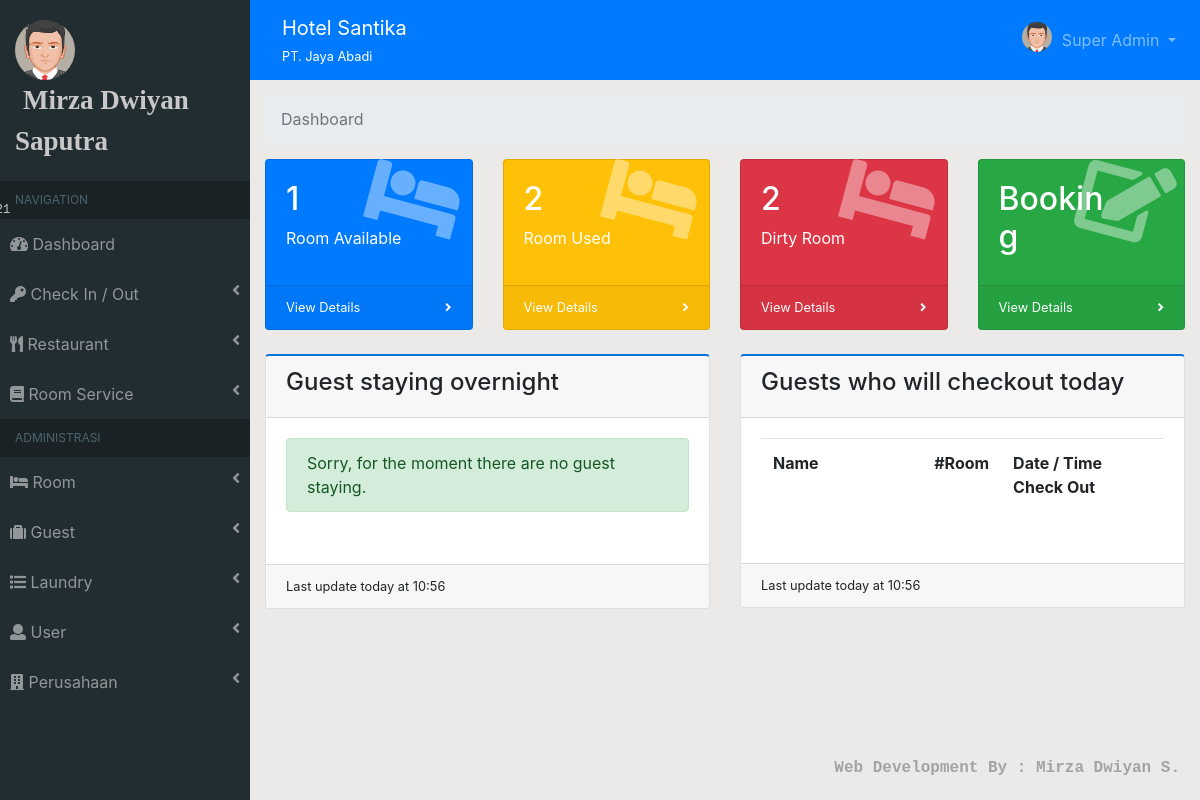
The page / (signed in) on the database as committed earlier.
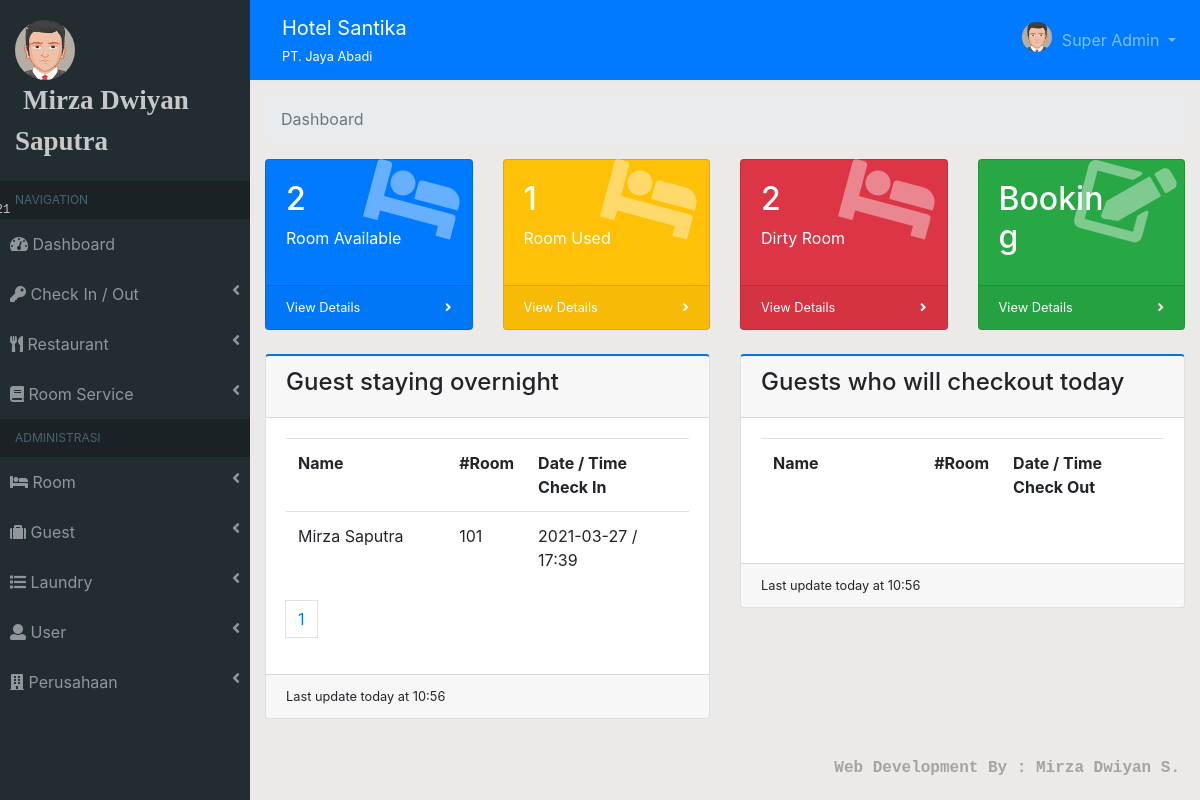
The same page on the database as committed later.
### tables this page shows
CREATE TABLE `user` (
  `id_user` int(11) NOT NULL,
  `nama_user` text NOT NULL,
  `image` varchar(50) NOT NULL,
  `username` varchar(30) NOT NULL,
  `password` varchar(50) NOT NULL,
  `level` varchar(30) NOT NULL,
  `no_telp` varchar(20) NOT NULL,
  `status` varchar(30) NOT NULL
);

CREATE TABLE `perusahaan` (
  `id_perusahaan` int(11) NOT NULL,
  `nama_hotel` text NOT NULL,
  `nama_perusahaan` text NOT NULL,
  `jalan` varchar(50) NOT NULL,
  `no_jalan` varchar(10) NOT NULL,
  `kecamatan` char(100) NOT NULL,
  `kabupaten` char(100) NOT NULL,
  `provinsi` char(100) NOT NULL,
  `no_telp` varchar(20) NOT NULL,
  `no_fax` varchar(20) NOT NULL,
  `website` varchar(100) NOT NULL,
  `email` varchar(100) NOT NULL,
  `logo` varchar(200) NOT NULL
);

CREATE TABLE `transaksi_kamar` (
  `id_transaksi_kamar` varchar(11) NOT NULL,
  `no_invoice` varchar(20) NOT NULL,
  `tanggal` date NOT NULL,
  `id_tamu` varchar(11) NOT NULL,
  `id_kamar` int(11) DEFAULT NULL,
  `jumlah_dewasa` varchar(10) DEFAULT NULL,
  `jumlah_anak` varchar(10) DEFAULT NULL,
  `tgl_checkin` date NOT NULL,
  `waktu_checkin` varchar(20) NOT NULL,
  `tgl_checkout` date NOT NULL,
  `waktu_checkout` varchar(20) NOT NULL,
  `total_biaya_kamar` varchar(20) NOT NULL,
  `bayar` varchar(30) NOT NULL,
  `diskon` int(11) NOT NULL,
  `deposit` varchar(20) NOT NULL,
  `surcharge` varchar(30) NOT NULL,
  `total` int(11) NOT NULL,
  `metode_pembayaran` varchar(100) NOT NULL,
  `metode_deposit` varchar(200) NOT NULL,
  `status` varchar(50) NOT NULL
);

CREATE TABLE `tamu` (
  `id_tamu` varchar(11) NOT NULL,
  `prefix` char(20) NOT NULL,
  `nama_depan` varchar(100) NOT NULL,
  `nama_belakang` varchar(100) NOT NULL,
  `tipe_identitas` varchar(50) NOT NULL,
  `no_identitas` varchar(30) NOT NULL,
  `warga_negara` varchar(30) NOT NULL,
  `jalan` varchar(50) NOT NULL,
  `no_jalan` varchar(10) NOT NULL,
  `kabupaten` char(50) NOT NULL,
  `provinsi` char(50) NOT NULL,
  `no_telp` varchar(30) NOT NULL
);

CREATE TABLE `kamar` (
  `id_kamar` int(11) NOT NULL,
  `no_kamar` varchar(50) NOT NULL,
  `id_tipe_kamar` varchar(11) NOT NULL,
  `max_dewasa` varchar(10) NOT NULL,
  `max_anak` varchar(10) NOT NULL,
  `status` varchar(50) NOT NULL
);

### template/module/dashboard.php (the view, shortened to what this page needs)
<?php
$per_hal = 5;
$jumlah = mysqli_query($conn, "SELECT * FROM transaksi_kamar WHERE status='check in'");
$jumlah = mysqli_num_rows($jumlah);
$halaman = ceil($jumlah / $per_hal);
$page = (isset($_GET['page'])) ? (int)$_GET['page'] : 1;
$start = ($page - 1) * $per_hal;
?>
<div class="container-fluid">
        <ol class="breadcrumb">
            <li class="breadcrumb-item active">Dashboard</li>
        </ol>
        <div class="row">
            <div class="col-xl-3 col-sm-6 mb-4">
                <div class="card text-white bg-primary o-hidden h-100">
                <div class="card-body">
                  <div class="card-body-icon">
                    <i class="fas fa-fw fa-bed"></i>
                  </div>
                    <div class="mr-5"><h2><?=$tersedia;?></h2> Room Available</div>
                </div>
                <a class="card-footer text-white clearfix small z-1" href="?module=chek_in2">
                  <span class="float-left">View Details</span>
                  <span class="float-right">
                    <i class="fas fa-angle-right"></i>
                    </span>
                </a>
              </div>
            </div>
            <div class="col-xl-3 col-sm-6 mb-4">
              <div class="card text-white bg-warning o-hidden h-100">
                <div class="card-body">
                  <div class="card-body-icon">
                    <i class="fas fa-fw fa-bed"></i>
                  </div>
                  <div class="mr-5"><h2><?=$terpakai;?></h2> Room Used</div>
                </div>
                <a class="card-footer text-white clearfix small z-1" href="?module=chek_out2">
                  <span class="float-left">View Details</span>
                  <span class="float-right">
                    <i class="fas fa-angle-right"></i>
                  </span>
                </a>
              </div>
            </div>
            <div class="col-xl-3 col-sm-6 mb-4">
              <div class="card text-white bg-danger o-hidden h-100">
                <div class="card-body">
                  <div class="card-body-icon">
                    <i class="fas fa-fw fa-bed"></i>
                  </div>
                  <div class="mr-5"><h2><?=$kotor;?></h2>Dirty Room</div>
                </div>
                <a class="card-footer text-white clearfix small z-1" href="?module=kamar_kotor">
                  <span class="float-left">View Details</span>
                  <span class="float-right">
                    <i class="fas fa-angle-right"></i>
                    </span>
                </a>
              </div>
            </div>
            <div class="col-xl-3 col-sm-6 mb-4">
              <div class="card text-white bg-success o-hidden h-100">
                <div class="card-body">
                  <div class="card-body-icon">
                    <i class="fas fa-fw fa-edit"></i>
                  </div>
                  <div class="mr-5"><h2>Booking</h2></div>
                </div>
                <a class="card-footer text-white clearfix small z-1" href="?module=booking">
                  <span class="float-left">View Details</span>
                  <span class="float-right">
                    <i class="fas fa-angle-right"></i>
                    </span>
                </a>
              </div>
            </div>
        </div>
        <div class="row">
            <div class="col-sm-6 mb-4">
            <div class="card bg-white border-top-2-primary">
              <div class="card-header"><h4>Guest staying overnight</h4></div>
              <div class="card-body">
                    <?php $query = mysqli_query($conn, "SELECT transaksi_kamar.*, tamu.*, kamar.*, transaksi_kamar_detail.*  FROM transaksi_kamar, tamu, kamar, transaksi_kamar_detail WHERE transaksi_kamar.status='check in' && tamu.id_tamu=transaksi_kamar.id_tamu && transaksi_kamar_detail.id_transaksi_kamar=transaksi_kamar.id_transaksi_kamar && kamar.id_kamar=transaksi_kamar_detail.id_kamar ORDER BY tgl_checkin DESC LIMIT $start, $per_hal");
                  if(mysqli_num_rows($query)<=0){ ?>
                    <div class="alert alert-success">
                      Sorry, for the moment there are no guest staying.
                    </div>
                    <?php }else{ ?>
                    <div class="table-responsive">
                    <table class="table bordered table-hovered">
                    <tr>
                      <th width='40%'>Name</th>
                      <th>#Room</th>
                      <th>Date / Time Check In</th>
                    </tr>
                    <?php
                    while($i=mysqli_fetch_array($query)) :
                    ?>
                    <tr>
                      <td><?=$i['nama_depan'].' '.$i['nama_belakang'];?></td>
                      <td><?=$i['no_kamar'];?></td>
                        <td><?=$i['tgl_checkin'].' / '.$i['waktu_checkin'];?>
                    </tr>
                    <?php endwhile;?>
                  </table>
                  </div>
                  <?php } ?>
                  <ul class="pagination">
                      <?php for($i=1;$i<=$halaman;$i++) : ?>
                      <li><a class="page-link" href="?page=<?=$i;?>"><?=$i?></a></li>
                      <?php endfor;?>
                  </ul>
              </div>
              <div class="card-footer text-mutted small">Last update today at <?=$tgl->format('H:i');?></div>
            </div>
          </div>
          <div class="col-sm-6 mb-4">
            <div class="card bg-white border-top-2-primary">
              <div class="card-header"><h4>Guests who will checkout today</h4></div>
              <div class="card-body">
                <div class="table-responsive">
                <table class="table bordered table-hovered">
                  <tr>
                   <th width='40%'>Name</th>
                   <th>#Room</th>
                   <th>Date / Time Check Out</th>
                  </tr>
                </table>
                </div>
                </div>
              <div class="card-footer text-mutted small">Last update today at <?=$tgl->format('H:i');?></div>
            </div>
          </div>
        </div>
    </div>

### index.php (shortened to what this page needs)
<?php
require_once("config/database.php");
if(db_status == "success"){
    if(empty($_SESSION["get"])){
        include "login.php";
    } else {
        include "template/index.php";
    }
} else {
    include "error/index.php";
}

### template/index.php (shortened to what this page needs)
<?php
$tersedia = mysqli_query($conn, "SELECT * FROM kamar WHERE status='tersedia'");
$terpakai = mysqli_query($conn, "SELECT * FROM kamar WHERE status='terpakai'");
$kotor = mysqli_query($conn, "SELECT * FROM kamar WHERE status='kotor'");
$tersedia = mysqli_num_rows($tersedia);
$terpakai = mysqli_num_rows($terpakai);
$kotor = mysqli_num_rows($kotor);
$user = $_SESSION["user"];
$pass = $_SESSION["pass"];
$data_user = mysqli_query($conn, "SELECT * FROM user WHERE username='$user' && password ='$pass'");
$data_user = mysqli_fetch_array($data_user);
$data_perusahaan = mysqli_query($conn, "SELECT * FROM perusahaan");
$data_perusahaan = mysqli_fetch_array($data_perusahaan);
$tgl = new DateTime("now");
$date = $tgl->format("D, d M Y");
?>
<!DOCTYPE html>
<html>
    <head>
        <?php include "template/header.php";?>
    </head>
    <body style="background: #ece9e9;">
        <?php include "template/sidebar.php";?>
        <?php include "template/navbar.php";?>
        <?php
        if(!empty($_GET['module'])){
          include 'template/module/'.$_GET['module'].'.php';
        }
        else {
            if($data_user['level'] == 'Waiter' | $data_user['level'] == 'Kasir' | $data_user['level'] == 'Admin Resto' | $data_user['level'] == 'Owner'){
                include 'template/module/restaurant/home.php';
            } else {
                include 'template/module/dashboard.php';
            }
        }
        ?>
        <?php include "template/footer.php";?>
    </body>
</html>

### template/header.php (shortened to what this page needs)
<link rel="stylesheet" type="text/css" href="assets/css/bootstrap.min.css">
<link rel="stylesheet" type="text/css" href="assets/css/font-awesome.min.css">
<link rel="stylesheet" type="text/css" href="assets/css/style.css">

### template/sidebar.php (shortened to what this page needs)
<div id="sidebar">
  <div class="sidebar-menu">
    <div class="sidebar-header">
      <img src="assets/img/<?=$data_user['image'];?>" alt="" class="img-circle img-user">
      <marquee><span class="nama-user"><?=$data_user["nama_user"];?></span></marquee>
      <span class="tgl"><?=$date;?></span>
    </div>
    <ul class="sidebar navbar-nav">
      <?php if($data_user['level'] == "Super Admin") :?>
      <li class="header">NAVIGATION</li>
      <li class="nav-item">
        <a href="?module=dashboard" class="nav-link i">
          <i class="fas fa-tachometer-alt"></i>
          <span>Dashboard</span>
        </a>
      </li>
      <li class="nav-item">
        <a href="#chek-in-out" class="nav-link i" data-toggle="collapse">
          <i class="fas fa-key"></i>
          <span>Check In / Out</span>
          <i class="fas fa-angle-left float-right"></i>
        </a>
      </li>
      <li class="nav-item">
        <a href="#resto" class="nav-link i" data-toggle="collapse">
          <i class="fas fa-utensils"></i>
          <span>Restaurant</span>
          <i class="fas fa-angle-left float-right"></i>
        </a>
      </li>
      <li class="nav-item">
        <a href="#room-service" class="nav-link i" data-toggle="collapse">
          <i class="fas fa-book"></i>
          <span>Room Service</span>
          <i class="fas fa-angle-left float-right"></i>
        </a>
      </li>
      <li class="header">ADMINISTRASI</li>
      <li class="nav-item">
        <a href="#kamar" class="nav-link i" data-toggle="collapse">
          <i class="fas fa-bed"></i>
          <span>Room</span>
          <i class="fas fa-angle-left float-right"></i>
        </a>
      </li>
      <li class="nav-item">
        <a href="#tamu" class="nav-link i" data-toggle="collapse">
          <i class="fas fa-suitcase"></i>
          <span>Guest</span>
          <i class="fas fa-angle-left float-right"></i>
        </a>
      </li>
      <li class="nav-item">
        <a href="#laundry" class="nav-link i" data-toggle="collapse">
          <i class="fas fa-list"></i>
          <span>Laundry</span>
          <i class="fas fa-angle-left float-right"></i>
        </a>
      </li>
      <li class="nav-item">
        <a href="#user" class="nav-link i" data-toggle="collapse">
          <i class="fas fa-user"></i>
          <span>User</span>
          <i class="fas fa-angle-left float-right"></i>
        </a>
      </li>
      <li class="nav-item">
        <a href="#perusahaan" class="nav-link i" data-toggle="collapse">
          <i class="fas fa-building"></i>
          <span>Perusahaan</span>
          <i class="fas fa-angle-left float-right"></i>
        </a>
      </li>
      <?php endif;?>
    </ul>
  </div>
<div id="wrapper">

### template/navbar.php (shortened to what this page needs)
<nav class="navbar navbar-expand navbar-dark bg-primary navbar-static-top">
    <div class="navbar-header">
        <a href="" class="navbar-brand nav-link"><?=$data_perusahaan['nama_hotel'];?><div class="small"><small><?=$data_perusahaan['nama_perusahaan'];?></small></div></a>
    </div>
    <ul class="navbar-nav d-inline-block ml-auto">
        <li class="nav-item dropdown">
            <a href="#" class="dropdown-toggle nav-link" id="alertDropdown" role="button" data-toggle="dropdown" aria-haspopup="true" aria-expanded="false">
                <img src="assets/img/<?=$data_user['image'];?>" alt="" class="img-circle img-adm">
                <span><?=$data_user['level'];?></span>
            </a>
        </li>
    </ul>
</nav>
<div id="wrapper-content">

### template/footer.php
<div class="footer">
    <span>Web Development By : Mirza Dwiyan S.</span>
</div>

### assets/css/style.css (style rules this page uses)
.img-adm { width: 30px!important; margin-top: -8px; margin-right: 5px; }
.sidebar-header { padding: 20px 15px; }
img.img-circle { border-radius: 50%; }
.sidebar-header .img-user { width: 60px; }
.sidebar-header .nama-user { font-family: serif; font-size: 27px; font-weight: bold; margin-left: 8px; }
.sidebar-header .tgl { position: absolute; font-family: courier new; font-size: 12px; margin-left: -120px; margin-top: 40px; }
.sidebar.navbar-nav .header { color: #4b646f; background: #1a2226; overflow: hidden; text-overflow: clip; white-space: nowrap!important; padding: 10px 25px 10px 15px!important; font-size: 12px; }
#sidebar .sidebar-menu { display: block; position: fixed; background: #222d32; width: 250px; color: rgb(200, 200, 200); height: 100%; overflow-y: scroll; }
#sidebar .sidebar-menu .sidebar.navbar-nav li { padding: 5px 10px; }
#sidebar .sidebar-menu .sidebar.navbar-nav li a { color: rgba(255, 255, 255, .5)!important; }
#sidebar #wrapper { margin-left: 250px; }
#sidebar #wrapper #wrapper-content { padding-top: 15px; }
.card-body-icon { position: absolute; z-index: 0; top: -1.25rem; right: .5rem; opacity: 0.4; font-size: 5rem; -webkit-transform: rotate(15deg); transform: rotate(15deg); transition: all 600ms; }
.border-top-2-primary { border-top: 2px solid #0774db!important; }
.footer { position: fixed; bottom: 20px; right: 20px; pointer-events: none; }
.footer span { font-family: courier new; color: rgba(0, 0, 0, .3); font-weight: bold; }

Rows that differ between the two databases and show on the page:
added transaksi_kamar: id_tamu.nama_depan "Mirza", id_tamu.nama_belakang "Saputra", kamar.no_kamar "101", tgl_checkin "2021-03-27", waktu_checkin "17:39"
Other text that changed with them:
$tersedia: "1" → "2"
$terpakai: "2" → "1"
text no longer shown: "Sorry, for the moment there are no guest staying."
text now shown: "Name #Room Date / Time Check In"
new list line: "1"
